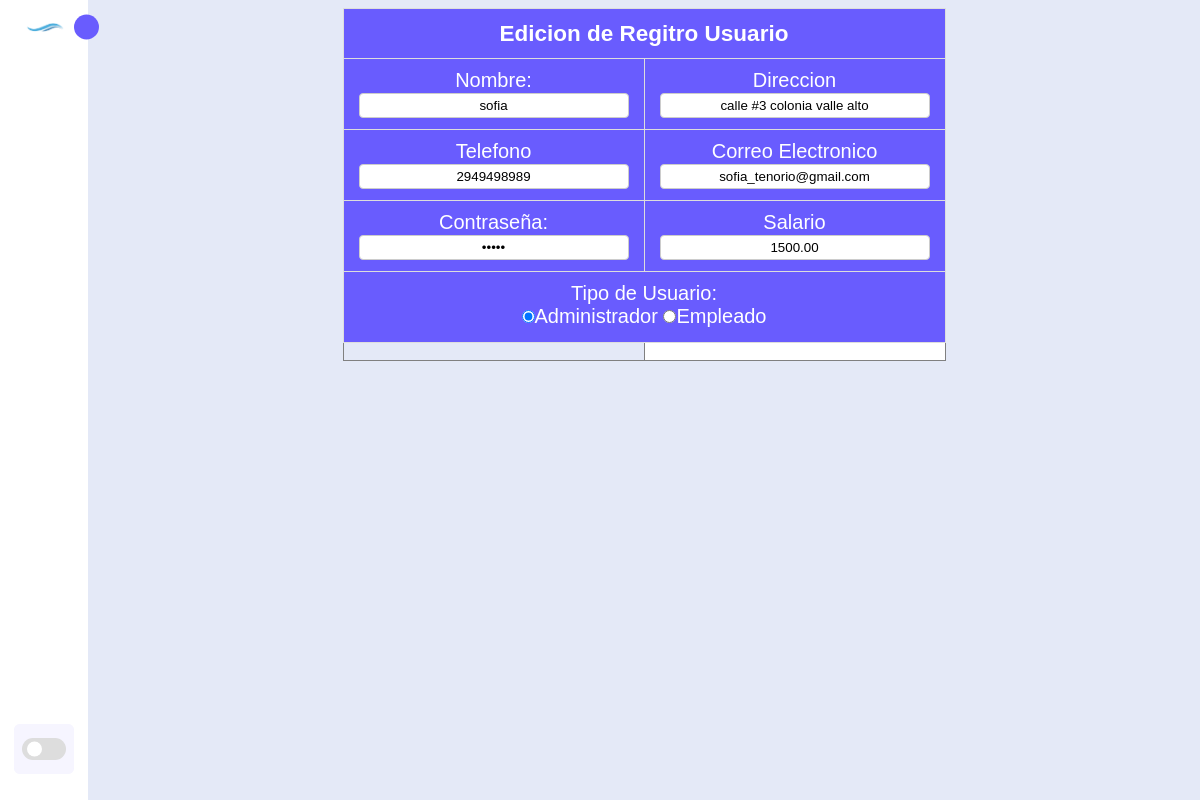
The page /editar_usuario.php?id=12 (signed in) on the database its author committed.
### tables this page shows
CREATE TABLE `empleados` (
  `id_empleado` int(11) NOT NULL,
  `nombre` varchar(50) NOT NULL,
  `direccion` varchar(100) NOT NULL,
  `telefono` varchar(20) NOT NULL,
  `correo_electronico` varchar(50) NOT NULL,
  `contraseña` varchar(30) NOT NULL,
  `salario` decimal(8,2) NOT NULL,
  `id_cargo` int(11) NOT NULL
);

### editar_usuario.php (the view, shortened to what this page needs)
<?php
include("conexion.php");
    $id=$_GET["id"];
    $usuarios="SELECT * FROM empleados WHERE id_empleado='$id'";
    if(isset($_SESSION['nombre'])&&isset($_SESSION['id_cargo'])){
?>
<!DOCTYPE html>
<html lang="en">
<head>
    <link rel="stylesheet" href="css/index.css">
    <link href="https://cdn.jsdelivr.net/npm/remixicon@3.2.0/fonts/remixicon.css" rel="stylesheet">
</head>
<body>
    <nav class="sidebar close">
        <header>
            <div class="image-text">
                <span class="image">
                    <img src="css/image/logo.png" alt icon="">
                </span>
            </div>
            <i class="ri-arrow-right-s-line toggle"></i>
        </header>
        <div class="menu-bar">
            <div class="menu">
                <ul class="menu-links">
                    <li class="nav-links">
                        <a href="index.php">
                        </a>
                    </li>
                    <li class="nav-links">
                        <a href="clientes.php">
                        </a>
                    </li>
                    <li class="nav-links">
                        <a href="reservaciones.php">
                        </a>
                    </li>
                    <li class="nav-links">
                        <a href="habitaciones.php">
                        </a>
                    </li>
                    <li class="nav-links">
                        <a href="usuarios.php">
                        </a>
                    </li>
                    <li class="nav-links">
                        <a href="pagos.php">
                        </a>
                    </li>
                    <li class="nav-links">
                        <a href="manual.php">
                        </a>
                    </li>
                </ul>
            </div>
            <div class="bottom-content">
                <li class="">
                        <a href="salir.php" onclick="return confirmacion();">
                        </a>
                </li>
                <li class="mode">
                    <div class="toggle-switch">
                        <span class="switch"></span>
                    </div>
                </li>
            </div>
        </div>
    </nav>
    <section class="home">
        <div class="home-conten">
            <?php
    $resultados=mysqli_query($conexion,$usuarios);
    while ($row=mysqli_fetch_assoc($resultados)) {
    ?>
    <form action="actualizar_usuario.php" method="post" onsubmit="return formularioUsuario(this);">
        <table class="tabla" border="1">
            <tr>
                <th class="celda" colspan="2" ><h1>Edicion de Regitro Usuario</h1></th>
            </tr>
            <tr>
                <td class="celda"><div><label for="">Nombre:</label><br><input type="text" name="nombre" id="nombre" value="<?php echo $row['nombre'] ?>" onkeyup="validarNombre()"></div><br>
            </td>
                <td class="celda"><div><label for="">Direccion</label><br><input type="text" name="direccion" id="domicilio" placeholder="" value="<?php echo $row['direccion'] ?>" onkeyup="validarDomicilio()"></div><br>
            </td>
            </tr>
            <tr>
                <td class="celda"><div><label for="">Telefono</label><br><input type="text" name="telefono" id="telefono" placeholder="" value="<?php echo $row['telefono'] ?>" onkeyup="validarTelefono()"></div><br>
            </td>
                <td class="celda"><div><label for="">Correo Electronico</label><br><input type="text" name="correo" id="correo" placeholder="" value="<?php echo $row['correo_electronico'] ?>" onkeyup="validarCorreo()"></div><br>
            </td>
            </tr>
            <tr>
                <td class="celda"><div><label for="">Contraseña:</label><br><input type="password" name="contraseña" id="contraseña" placeholder="" value="<?php echo $row['contraseña'] ?>" onkeyup="validarContraseña()"></div><br>
            </td>
                <td class="celda"><div><label for="">Salario</label><br><input type="text" name="salario" id="salario" placeholder="" value="<?php echo $row['salario'] ?>" onkeyup="validaSalario()"></div><br>
            </td>
            </tr>
            <tr>
                <td class="celda" colspan="2">
                    <div class="contenedor"><label for="">Tipo de Usuario:</label><br>
                <input type="radio" name="id_cargo" id="" <?php echo $row['id_cargo'] =="1" ?'checked':''?> value="1">Administrador
                <input type="radio" name="id_cargo" id=""<?php echo $row['id_cargo']=="2" ?'checked':''?> value="2">Empleado
                    </div><br>
                </td>
            </tr>
            <tr>
            <?php }?>
                <td class=""><button type="submit"><i class="ri-save-2-fill otros"></i></button></td>
                <td class="btn"><a href="usuarios.php"><i class="ri-arrow-go-back-line otros"></i></a></td>
            </tr>
        </table>
    </form>
        </div>
    </section>
</body>
</html>
<?php
    }else {
        header("location:sesion.php");
    }
?>

### css/index.css (style rules this page uses)
* { font-family:Arial, Helvetica, sans-serif; margin: 0; padding: 0; box-sizing: border-box; }
:root { --body-color: #e4e9f7; --sidebar-color: #fff; --primary-color: #695cfe; --primary-color-light: #f6f5ff; --togle-color: #ddd; --text-color: #707070; --icon-actua: #ffffff; --icon-alimi: #695cfe; --tran-02: all 0.2s ease; --tran-03: all 0.3s ease; --tran-04: all 0.4s ease; --tran-05: all 0.4s ease; }
body { height: 100vh; background: var(--body-color); transition: var(--tran-05); }
.sidebar { position: fixed; text-decoration: none; top: 0; left: 0; height: 100%; width: 250px; padding: 10px 14px; z-index: 100; background: var(--sidebar-color); transition: var(--tran-05); }
.sidebar.close { width: 88px; }
.sidebar .menu-bar { height: calc(100% - 50px); display: flex; flex-direction: column; justify-content: space-between; }
.sidebar .image { min-width: 60px; display: flex; align-items: center; justify-content: center; }
.sidebar li { height: 50px; margin-top: 10px; list-style: none; display: flex; align-items: center; }
.sidebar header { position: relative; }
.sidebar header i.toggle { text-decoration: none; cursor:pointer; }
.sidebar .image-text img { width: 40px; border-radius: 6px; }
.sidebar header .image-text { display: flex; align-items: center; }
.sidebar header .toggle { position: absolute; top: 50%; right: -25px; transform: translateY(-50%) rotate(180deg); height: 25px; width: 25px; background: var(--primary-color); display: flex; align-items: center; justify-content: center; border-radius: 50%; color: var(--sidebar-color); font-size: 22px; transition: var(--tran-03); }
.sidebar.close header .toggle { transform: translateY(-50%); }
.sidebar .menu { margin-top: 0px; }
.sidebar li a { height: 100%; width: 100%; display: flex; align-items: center; text-decoration: none; border-radius: 6px; transition: var(--tran-04); }
.menu-bar .mode { position: relative; border-radius: 6px; background: var(--primary-color-light); transition: var(--tran-05); }
.menu-bar .mode .toggle-switch { position: absolute; display: flex; right: 0; align-items: center; justify-content: center; height: 100%; min-width: 60px; cursor: pointer; border-radius: 6px; background: var(--primary-color-light); transition: var(--tran-05); }
.toggle-switch .switch { position: relative; height: 22px; width: 44px; border-radius: 25px; background: var(--togle-color); }
.switch::before { content: ''; position: absolute; height: 15px; width: 15px; border-radius: 50%; top: 50%; left: 5px; transform: translateY(-50%); background: var(--sidebar-color); transition: var(--tran-03); }
.home { position: relative; left: 250px; height: 100vh; width: calc(100% - 250px); background: var(--body-color); transition: var(--tran-05); }
.home .home-conten { justify-content: center; font-size: 15px; font-weight: 500; padding: 8px 40px; color: var(--text-color); }
.sidebar.close ~ .home { left: 88px; width: calc(100% - 88px); }
.home .home-conten .tabla { border-collapse: collapse; margin: auto; text-align: center; align-items: center; }
.home .home-conten .tabla .celda { border: 1px solid var(--togle-color); width: 106px; height: 50px; background-color: var(--primary-color); color:#fff; cursor: default; }
.home .home-conten .tabla td div { display: inline-block; margin-top: 10px; font-size: 20px; width: 300px; height: 60px; }
.tabla input[type="text"], .tabla input[type="tel"], .tabla input[type="password"], .tabla input[type="email"] { text-align: center; outline: none; width: 90%; height: 25px; border: 1px solid #ccc; border-radius: 4px; }
.home .home-conten tr td.btn { width: 50%; height: 50%; cursor: pointer; background-color: var(--icon-actua); }

### rows shown on the page
empleados: nombre "sofia", direccion "calle #3 colonia valle alto", telefono "2949498989", correo "sofia_tenorio@gmail.com", salario "1500.00", id_cargo "☑"
